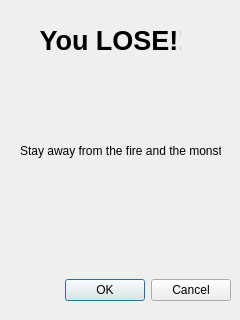
<?xml version="1.0" encoding="UTF-8"?>
<ui version="4.0">
 <class>GameLoseDialog</class>
 <widget class="QDialog" name="GameLoseDialog">
  <property name="geometry">
   <rect>
    <x>0</x>
    <y>0</y>
    <width>240</width>
    <height>320</height>
   </rect>
  </property>
  <property name="windowTitle">
   <string>Dialog</string>
  </property>
  <widget class="QDialogButtonBox" name="buttonBox">
   <property name="geometry">
    <rect>
     <x>10</x>
     <y>270</y>
     <width>221</width>
     <height>41</height>
    </rect>
   </property>
   <property name="orientation">
    <enum>Qt::Horizontal</enum>
   </property>
   <property name="standardButtons">
    <set>QDialogButtonBox::Cancel|QDialogButtonBox::Ok</set>
   </property>
  </widget>
  <widget class="QLabel" name="label">
   <property name="geometry">
    <rect>
     <x>10</x>
     <y>10</y>
     <width>171</width>
     <height>61</height>
    </rect>
   </property>
   <property name="font">
    <font>
     <pointsize>20</pointsize>
     <bold>true</bold>
    </font>
   </property>
   <property name="text">
    <string>    You LOSE!!!</string>
   </property>
  </widget>
  <widget class="QLabel" name="label_2">
   <property name="geometry">
    <rect>
     <x>20</x>
     <y>120</y>
     <width>201</width>
     <height>61</height>
    </rect>
   </property>
   <property name="text">
    <string>Stay away from the fire and the monster</string>
   </property>
  </widget>
 </widget>
 <resources/>
 <connections>
  <connection>
   <sender>buttonBox</sender>
   <signal>accepted()</signal>
   <receiver>GameLoseDialog</receiver>
   <slot>accept()</slot>
   <hints>
    <hint type="sourcelabel">
     <x>248</x>
     <y>254</y>
    </hint>
    <hint type="destinationlabel">
     <x>157</x>
     <y>274</y>
    </hint>
   </hints>
  </connection>
  <connection>
   <sender>buttonBox</sender>
   <signal>rejected()</signal>
   <receiver>GameLoseDialog</receiver>
   <slot>reject()</slot>
   <hints>
    <hint type="sourcelabel">
     <x>316</x>
     <y>260</y>
    </hint>
    <hint type="destinationlabel">
     <x>286</x>
     <y>274</y>
    </hint>
   </hints>
  </connection>
 </connections>
</ui>
